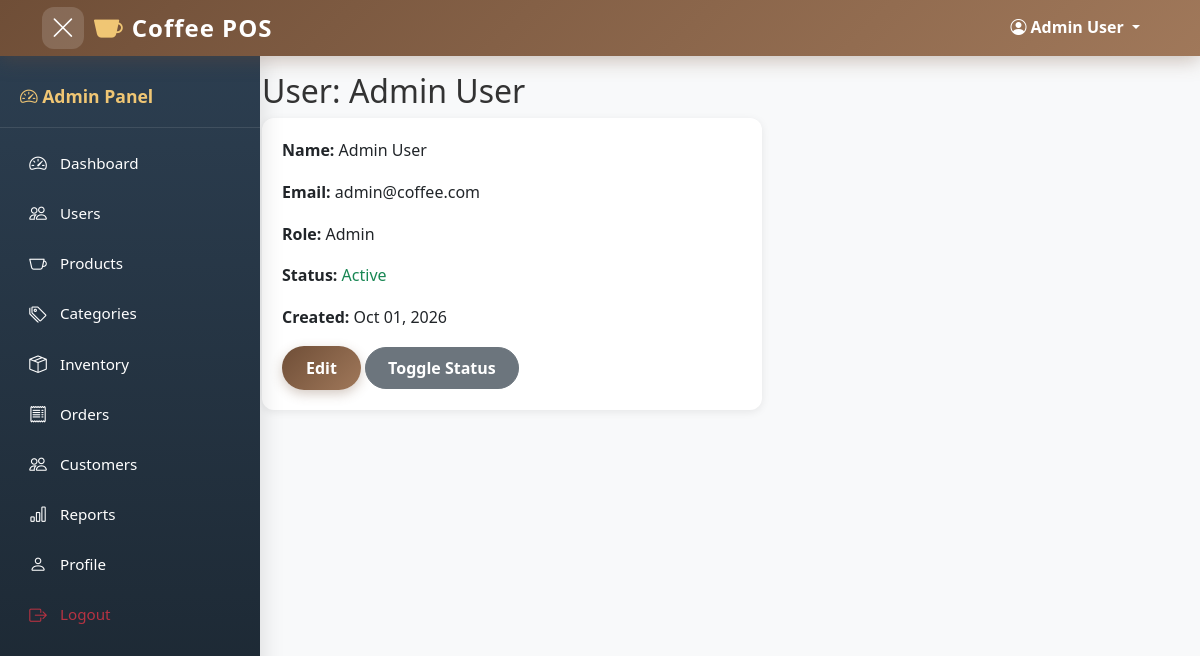
Page /admin/users/view.php?id=1 (signed in) on the committed database.
### tables this page shows
CREATE TABLE IF NOT EXISTS `users` (
  `id` INT(11) UNSIGNED NOT NULL AUTO_INCREMENT,
  `full_name` VARCHAR(100) NOT NULL,
  `email` VARCHAR(100) NOT NULL,
  `password` VARCHAR(255) NOT NULL,
  `role` ENUM('admin','staff','customer') NOT NULL DEFAULT 'customer',
  `is_active` TINYINT(1) NOT NULL DEFAULT 1,
  `created_at` TIMESTAMP NOT NULL DEFAULT CURRENT_TIMESTAMP,
  `updated_at` TIMESTAMP NOT NULL DEFAULT CURRENT_TIMESTAMP ON UPDATE CURRENT_TIMESTAMP,
  PRIMARY KEY (`id`),
  UNIQUE KEY `unique_email` (`email`),
  INDEX `idx_role` (`role`),
  INDEX `idx_status` (`is_active`)
);

### admin/users/view.php (the view, shortened to what this page needs)
<?php
$pdo = getPDO();
$id = $_GET['id'] ?? 0;
$stmt = $pdo->prepare("SELECT * FROM users WHERE id = ?");
$stmt->execute([$id]);
$user = $stmt->fetch();
?>
<!DOCTYPE html><html lang="en"><head><meta charset="UTF-8"><meta name="viewport" content="width=device-width,initial-scale=1.0"><title>View User - Coffee POS</title><link href="https://cdn.jsdelivr.net/npm/bootstrap@5.3.0/dist/css/bootstrap.min.css" rel="stylesheet"><link href="https://cdn.jsdelivr.net/npm/bootstrap-icons@1.10.5/font/bootstrap-icons.css" rel="stylesheet"><link href="<?php echo BASE_URL; ?>/public/css/style.css?v=3" rel="stylesheet"></head><body>
<?php include __DIR__ . '/../../includes/navbar.php'; ?>
<div class="main-content" style="margin-left:250px;">
<?php include __DIR__ . '/../../includes/sidebar.php'; ?>
<main class="container mt-4 pt-5">
<h2>User: <?php echo htmlspecialchars($user['full_name']); ?></h2>
<div class="card" style="max-width:500px;">
<div class="card-body">
<p><strong>Name:</strong> <?php echo htmlspecialchars($user['full_name']); ?></p>
<p><strong>Email:</strong> <?php echo htmlspecialchars($user['email']); ?></p>
<p><strong>Role:</strong> <?php echo ucfirst($user['role']); ?></p>
<p><strong>Status:</strong> <span class="<?php echo $user['is_active'] ? 'text-success' : 'text-danger'; ?>"><?php echo $user['is_active'] ? 'Active' : 'Inactive'; ?></span></p>
<p><strong>Created:</strong> <?php echo date('M d, Y', strtotime($user['created_at'])); ?></p>
<a href="<?php echo BASE_URL; ?>/admin/users/edit.php?id=<?php echo $user['id']; ?>" class="btn btn-primary">Edit</a>
<a href="<?php echo BASE_URL; ?>/admin/users/toggle.php?id=<?php echo $user['id']; ?>" class="btn btn-secondary">Toggle Status</a>
</div></div>
</main>
</div>
<?php include __DIR__ . '/../../includes/footer-admin.php'; ?>

### public/css/style.css (style rules this page uses)
* { margin:0;padding:0;box-sizing:border-box }
:root { --primary:#6f4e37;--primary-light:#a0785a;--primary-dark:#5a3a2a;--accent:#f0c674;--bg:#f8f9fa;--card-bg:#fff;--text:#333;--text-light:#6c757d;--success:#28a745;--danger:#dc3545;--info:#17a2b8;--sidebar-bg:#2c3e50;--sidebar-hover:#34495e;--shadow-sm:0 2px 8px rgba(0,0,0,.08);--shadow-md:0 4px 16px rgba(0,0,0,.12);--shadow-lg:0 8px 30px rgba(0,0,0,.18);--radius:12px;--radius-sm:8px;--radius-pill:50px;--transition:all .3s cubic-bezier(.4,0,.2,1) }
html { scroll-behavior:smooth }
body { font-family:'Segoe UI','Khmer OS',Tahoma,Geneva,Verdana,sans-serif;background:var(--bg);color:var(--text);line-height:1.6;overflow-x:hidden }
.main-content { margin-left:260px;padding:0;min-height:calc(100vh - 56px);transition:var(--transition) }
.card { border:none;border-radius:var(--radius);box-shadow:var(--shadow-sm);transition:var(--transition);background:var(--card-bg);overflow:hidden }
.card-body { padding:1.25rem }
.btn-primary { background:linear-gradient(135deg,#6f4e37,#a0785a);border:none;color:#fff;font-weight:600;padding:10px 24px;border-radius:var(--radius-pill);transition:var(--transition);box-shadow:0 4px 12px rgba(111,78,55,.3) }
.btn-secondary { border-radius:var(--radius-pill);font-weight:600;padding:8px 22px;transition:var(--transition) }
.fade-up { animation:fadeUp .5s ease both }

### rows in the picture
users: full_name "Admin User", email "admin@coffee.com", role "Admin", created_at "Oct 01, 2026"

### other values in the picture
siteName() "Coffee POS"
$_SESSION['full_name'] "Admin User"
$_SESSION['role'] "Admin"
